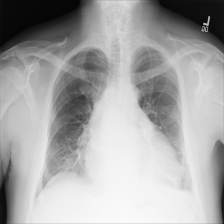
#> input picture backend/tests/sample_xray.png, 224 x 224 px
$ python -i preprocessing.py   (imports and definitions only)
#> lines starting #> are read from the running program, lines starting #| are printed output that depends on the picture
### backend/app/config.py
"""Central settings. Everything that may change between deployments is an env var.

The model registry lives OUTSIDE the backend package on purpose: models are
swapped/updated by dropping a new folder in MODEL_REGISTRY_DIR, no code change.
"""
import os
from dataclasses import dataclass, field
from pathlib import Path

BACKEND_ROOT = Path(__file__).resolve().parents[1]
PROJECT_ROOT = BACKEND_ROOT.parent


def _load_dotenv(path: Path) -> None:
    if not path.is_file():
        return
    for line in path.read_text(encoding="utf-8").splitlines():
        line = line.strip()
        if not line or line.startswith("#") or "=" not in line:
            continue
        key, value = line.split("=", 1)
        os.environ.setdefault(key.strip(), value.strip().strip('"').strip("'"))


_load_dotenv(BACKEND_ROOT / ".env")


def _bool(name: str, default: bool) -> bool:
    return os.environ.get(name, str(default)).strip().lower() in {"1", "true", "yes", "on"}


@dataclass
class Settings:
    model_registry_dir: Path = field(default_factory=lambda: Path(os.environ.get("MODEL_REGISTRY_DIR", PROJECT_ROOT / "model_registry")))
    knowledge_base_dir: Path = field(default_factory=lambda: Path(os.environ.get("KNOWLEDGE_BASE_DIR", BACKEND_ROOT / "knowledge_base")))
    # Executing adapter.py found inside a model folder is code execution: opt-in only.
    allow_model_plugins: bool = field(default_factory=lambda: _bool("ALLOW_MODEL_PLUGINS", False))
    cors_origins: list[str] = field(default_factory=lambda: [o.strip() for o in os.environ.get("CORS_ORIGINS", "http://localhost:3000,http://127.0.0.1:3000").split(",") if o.strip()])
    # If set, model/knowledge admin endpoints require header X-Admin-Token.
    admin_token: str = field(default_factory=lambda: os.environ.get("ADMIN_TOKEN", ""))

    # RAG
    embedder: str = field(default_factory=lambda: os.environ.get("EMBEDDER", "tfidf"))  # tfidf | sentence-transformers
    embedder_model: str = field(default_factory=lambda: os.environ.get("EMBEDDER_MODEL", "sentence-transformers/all-MiniLM-L6-v2"))
    retrieval_top_k: int = field(default_factory=lambda: int(os.environ.get("RETRIEVAL_TOP_K", "2")))
    # TF-IDF cosine scores are lower than dense-embedding scores; with
    # sentence-transformers use ~0.75 as in the proposal.
    retrieval_min_score: float = field(default_factory=lambda: float(os.environ.get("RETRIEVAL_MIN_SCORE", "0.15")))
    max_findings: int = field(default_factory=lambda: int(os.environ.get("MAX_FINDINGS", "3")))

    # Report generation
    generator: str = field(default_factory=lambda: os.environ.get("GENERATOR", "template"))  # template | llm
    llm_base_url: str = field(default_factory=lambda: os.environ.get("LLM_BASE_URL", "https://api.openai.com/v1"))
    llm_api_key: str = field(default_factory=lambda: os.environ.get("LLM_API_KEY", ""))
    llm_model: str = field(default_factory=lambda: os.environ.get("LLM_MODEL", "gpt-4o-mini"))

    # Preprocessing (proposal step 2): noise reduction + CLAHE contrast
    # enhancement before resize/normalize. On by default; set
    # PREPROCESS_ENHANCE=false to use plain resize + normalize only.
    preprocess_enhance: bool = field(default_factory=lambda: _bool("PREPROCESS_ENHANCE", True))

    # Upload limits
    max_file_bytes: int = 10 * 1024 * 1024
    max_image_pixels: int = 20_000_000


settings = Settings()
#> further down, picture is the input picture: PIL image 224x224 L; min 5, max 250, mean 167
#> in enhance_image, `ycbcr = denoised.convert("YCbCr")`: ycbcr: PIL image 224x224 YCbCr; mean of channels 0, 1, 2 167, 128, 128
#> in enhance_image, `y, cb, cr = ycbcr.split()`: cb: PIL image 224x224 L; every value is 128

### backend/app/inference/preprocessing.py
"""Evaluation-time preprocessing, driven by the model's config.json.

Pipeline (proposal step 2): load image -> noise reduction -> contrast
adjustment (CLAHE) -> resize to the model's input size -> normalize with the
model config mean/std. The model input contract is unchanged: an RGB tensor
of config["input_size"] normalized with config mean/std.

Enhancement uses only Pillow + NumPy (no OpenCV dependency): a 3x3 median
filter for denoising and a NumPy CLAHE on the luminance (Y) channel so colour
balance is preserved. It is deterministic, and any enhancement failure falls
back to the un-enhanced image — enhancement must never crash inference.
Toggle with env PREPROCESS_ENHANCE=false (default: on).
"""
import numpy as np
from PIL import Image, ImageFilter
from torchvision import transforms
from torchvision.transforms import InterpolationMode

from ..config import settings

_INTERP = {
    "bilinear": InterpolationMode.BILINEAR,
    "bicubic": InterpolationMode.BICUBIC,
    "nearest": InterpolationMode.NEAREST,
}

_CLAHE_GRID = (8, 8)
_CLAHE_CLIP_LIMIT = 2.0


def _clahe(gray: np.ndarray, clip_limit: float = _CLAHE_CLIP_LIMIT, grid: tuple[int, int] = _CLAHE_GRID) -> np.ndarray:
    """Contrast-Limited Adaptive Histogram Equalization on a uint8 2-D array."""
#> called with clip_limit = 2, grid = (8, 8)
    h, w = gray.shape
#> h = 224; w = 224
    rows, cols = grid
    tile_h = int(np.ceil(h / rows))
#> tile_h = 28
    tile_w = int(np.ceil(w / cols))
#> tile_w = 28
    pad_h = tile_h * rows - h
#> pad_h = 0
    pad_w = tile_w * cols - w
#> pad_w = 0
    padded = np.pad(gray, ((0, pad_h), (0, pad_w)), mode="reflect")

    clip_count = max(1, int(clip_limit * tile_h * tile_w / 256))
#> clip_count = 6
    luts = np.zeros((rows, cols, 256), dtype=np.float32)
    for i in range(rows):
        for j in range(cols):
            tile = padded[i * tile_h:(i + 1) * tile_h, j * tile_w:(j + 1) * tile_w]
            hist = np.bincount(tile.ravel(), minlength=256).astype(np.int64)
            excess = int(np.clip(hist - clip_count, 0, None).sum())
            hist = np.clip(hist, 0, clip_count)
            hist += excess // 256
            cdf = np.cumsum(hist).astype(np.float32)
            positive = cdf[cdf > 0]
            cdf_min = float(positive[0]) if positive.size else 0.0
            denom = max(1.0, float(cdf[-1]) - cdf_min)
            luts[i, j] = np.clip((cdf - cdf_min) / denom, 0.0, 1.0) * 255.0

    # Bilinear interpolation between the four nearest tile LUTs per pixel.
    ys = (np.arange(padded.shape[0], dtype=np.float32) + 0.5) / tile_h - 0.5
#> ys = 224 values from -0.482 to 7.48
    xs = (np.arange(padded.shape[1], dtype=np.float32) + 0.5) / tile_w - 0.5
#> xs = 224 values from -0.482 to 7.48
    y0 = np.floor(ys).astype(int)
#> y0 = 224 values from -1 to 7
    x0 = np.floor(xs).astype(int)
    fy = (ys - y0).astype(np.float32)
#> fy = 224 values, max 0.982 at index 69, min 0.0179 at index 70, mean 0.5
    fx = (xs - x0).astype(np.float32)
#> fx has the same summary as fy
    y0c = np.clip(y0, 0, rows - 1)
    y1c = np.clip(y0 + 1, 0, rows - 1)
    x0c = np.clip(x0, 0, cols - 1)
    x1c = np.clip(x0 + 1, 0, cols - 1)
    vals = padded.astype(int)
    top_left = luts[y0c[:, None], x0c[None, :], vals]
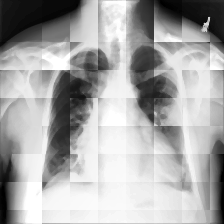
#> top_left: shape (224, 224) float32; min 0, max 255, mean 168.9
    top_right = luts[y0c[:, None], x1c[None, :], vals]
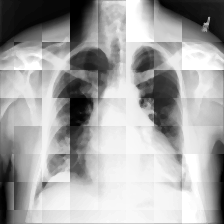
#> top_right: shape (224, 224) float32; min 0, max 255, mean 165.8
    bot_left = luts[y1c[:, None], x0c[None, :], vals]
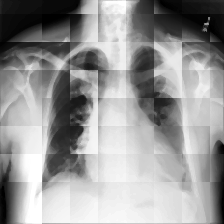
#> bot_left: shape (224, 224) float32; min 0, max 255, mean 152
    bot_right = luts[y1c[:, None], x1c[None, :], vals]
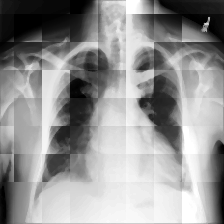
#> bot_right: shape (224, 224) float32; min 0, max 255, mean 148.3
    wy0 = (1.0 - fy)[:, None]
#> wy0 = 224 values, max 0.982 at index 70, min 0.0179 at index 69, mean 0.5
    wy1 = fy[:, None]
#> wy1 has the same summary as fy
    wx0 = (1.0 - fx)[None, :]
    wx1 = fx[None, :]
    out = top_left * wy0 * wx0 + top_right * wy0 * wx1 + bot_left * wy1 * wx0 + bot_right * wy1 * wx1
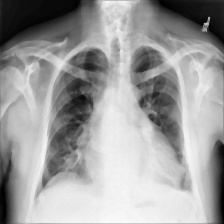
#> out: shape (224, 224) float32; min 0, max 250.6, mean 158.8
    return np.clip(np.rint(out[:h, :w]), 0, 255).astype(np.uint8)


def enhance_image(image: Image.Image) -> Image.Image:
    """Denoise (median filter) + contrast enhancement (CLAHE on luminance)."""
    denoised = image.filter(ImageFilter.MedianFilter(size=3))
    ycbcr = denoised.convert("YCbCr")
    y, cb, cr = ycbcr.split()
    y_enhanced = Image.fromarray(_clahe(np.asarray(y, dtype=np.uint8)), mode="L")
    return Image.merge("YCbCr", (y_enhanced, cb, cr)).convert("RGB")
#> returned value: PIL image 224x224 RGB


def preprocess_image(image: Image.Image, config: dict):
    """Preprocess one image for the model; returns (tensor, original_size_wh)."""
    size = config["input_size"]
    if len(size) != 2 or any(int(x) <= 0 for x in size):
        raise ValueError("input_size must contain [height, width]")
    if config.get("color_mode", "RGB") != "RGB":
        raise ValueError("Only RGB preprocessing is supported")
    original_size = [int(image.width), int(image.height)]
    rgb = image.convert("RGB")
    if settings.preprocess_enhance:
        try:
            rgb = enhance_image(rgb)
        except Exception:
            rgb = image.convert("RGB")  # fall back: enhancement never blocks inference
    pipeline = transforms.Compose([
        transforms.Resize((int(size[0]), int(size[1])), interpolation=_INTERP.get(config.get("resize_interpolation", "bilinear"), InterpolationMode.BILINEAR)),
        transforms.ToTensor(),
        transforms.Normalize(mean=config["mean"], std=config["std"]),
    ])
    return pipeline(rgb).unsqueeze(0), original_size

>>> from PIL import Image
>>> picture = Image.open('../../tests/sample_xray.png')
>>> result = enhance_image(picture)
